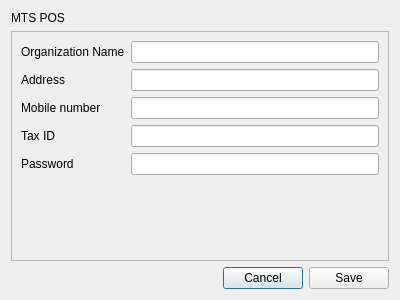
<?xml version="1.0" encoding="UTF-8"?>
<ui version="4.0">
 <class>DialogEditOrganization</class>
 <widget class="QDialog" name="DialogEditOrganization">
  <property name="geometry">
   <rect>
    <x>0</x>
    <y>0</y>
    <width>400</width>
    <height>300</height>
   </rect>
  </property>
  <property name="windowTitle">
   <string>Edit</string>
  </property>
  <layout class="QVBoxLayout" name="verticalLayout">
   <item>
    <widget class="QLabel" name="label_6">
     <property name="sizePolicy">
      <sizepolicy hsizetype="Preferred" vsizetype="Fixed">
       <horstretch>0</horstretch>
       <verstretch>0</verstretch>
      </sizepolicy>
     </property>
     <property name="text">
      <string>MTS POS</string>
     </property>
    </widget>
   </item>
   <item>
    <widget class="QScrollArea" name="scrollArea">
     <property name="widgetResizable">
      <bool>true</bool>
     </property>
     <widget class="QWidget" name="scrollAreaWidgetContents">
      <property name="geometry">
       <rect>
        <x>0</x>
        <y>0</y>
        <width>380</width>
        <height>230</height>
       </rect>
      </property>
      <layout class="QFormLayout" name="formLayout">
       <item row="0" column="0">
        <widget class="QLabel" name="label">
         <property name="text">
          <string>Organization Name</string>
         </property>
        </widget>
       </item>
       <item row="0" column="1">
        <widget class="QLineEdit" name="lineEditOrganizationName"/>
       </item>
       <item row="1" column="0">
        <widget class="QLabel" name="label_2">
         <property name="text">
          <string>Address</string>
         </property>
        </widget>
       </item>
       <item row="1" column="1">
        <widget class="QLineEdit" name="lineEditAddress"/>
       </item>
       <item row="2" column="0">
        <widget class="QLabel" name="label_3">
         <property name="text">
          <string>Mobile number</string>
         </property>
        </widget>
       </item>
       <item row="2" column="1">
        <widget class="QLineEdit" name="lineEditMobileNumber"/>
       </item>
       <item row="3" column="0">
        <widget class="QLabel" name="label_4">
         <property name="text">
          <string>Tax ID</string>
         </property>
        </widget>
       </item>
       <item row="3" column="1">
        <widget class="QLineEdit" name="lineEditTaxId">
         <property name="enabled">
          <bool>true</bool>
         </property>
        </widget>
       </item>
       <item row="4" column="0">
        <widget class="QLabel" name="label_5">
         <property name="text">
          <string>Password</string>
         </property>
        </widget>
       </item>
       <item row="4" column="1">
        <widget class="QLineEdit" name="lineEditAccessCode"/>
       </item>
      </layout>
     </widget>
    </widget>
   </item>
   <item>
    <layout class="QHBoxLayout" name="horizontalLayout">
     <item>
      <spacer name="horizontalSpacer">
       <property name="orientation">
        <enum>Qt::Horizontal</enum>
       </property>
       <property name="sizeHint" stdset="0">
        <size>
         <width>40</width>
         <height>20</height>
        </size>
       </property>
      </spacer>
     </item>
     <item>
      <widget class="QPushButton" name="pushButtonCancel">
       <property name="text">
        <string>Cancel</string>
       </property>
      </widget>
     </item>
     <item>
      <widget class="QPushButton" name="pushButtonCreate">
       <property name="text">
        <string>Save</string>
       </property>
      </widget>
     </item>
    </layout>
   </item>
  </layout>
 </widget>
 <resources/>
 <connections/>
</ui>
